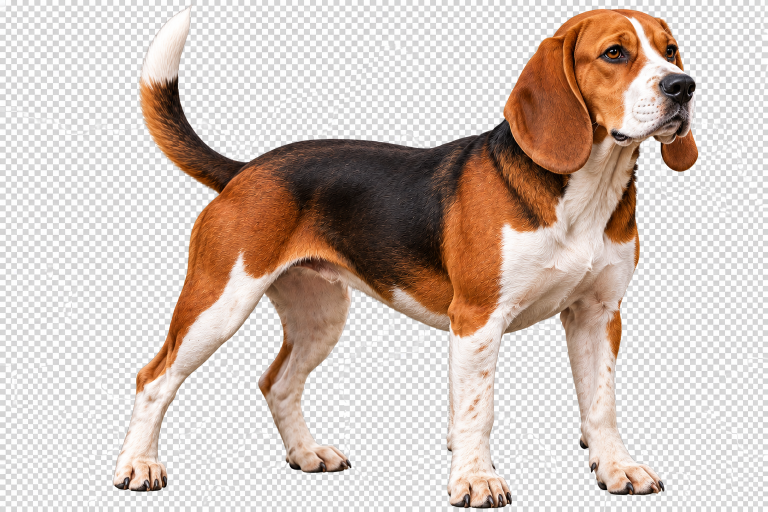
#> input picture tools/breeds/beagle_reference.png, 1536 x 1024 px (shown at 1/2 size)
$ python -i build_hound_masters.py   (imports and definitions only)
#> lines starting #> are read from the running program, lines starting #| are printed output that depends on the picture; after the words box and inside, x2 and y2 are one past the last pixel; in counts of white or black regions, pixels touching at a corner belong together
# Build the Beagle, Redbone Coonhound, Black and Tan Coonhound and American Bully master stacks (m1/m2/m3) from the
# reference pictures, in the same channel layout the coat engine uses for every other body, and write them straight to
# assets/masters/*.webp (lossless, content-hashed). Prints the BODIES lines to paste into index.html.
#   m1 = shading | outline ink | white-spread rank
#   m2 = region id x20 (1 body 2 head 3 muzzle 4 ears 5 eye 6 nose 7 paws 8 tail) | saddle field | tan-point field
#   m3 = alpha | facial-mask field | coat length (0 = short)
# The references are painted on a fake "transparent" checkerboard and face right; they are cut out and mirrored so the
# dog faces left like every other master. Multi-coloured references (the tri Beagle, the Black and Tan, the white-chested
# Bully) have their colour taken out of the shading, colour class by colour class, so the genetics can paint any coat on
# them; their own white, saddle and tan areas become the white-spread, saddle and tan-point fields.
# Run:  python3 tools/breeds/build_hound_masters.py     (pillow, numpy, scipy)
import os,io,re,hashlib,zlib
from PIL import Image,ImageDraw
import numpy as np
from scipy import ndimage as ndi
HERE=os.path.dirname(os.path.abspath(__file__));ROOT=os.path.join(HERE,'..','..');OUT=os.path.join(ROOT,'assets','masters')
# [1 line not run here, left out]
W,H=1536,1024
yy,xx=np.mgrid[0:H,0:W]
def ss(a,b,x):t=np.clip((x-a)/(b-a),0,1);return t*t*(3-2*t)
def poly(pts):
    im=Image.new('L',(W,H),0);ImageDraw.Draw(im).polygon(pts,fill=255);return np.array(im)>0
def ell(cx,cy,rx,ry):return ((xx-cx)/rx)**2+((yy-cy)/ry)**2<=1
def rect(x0,y0,x1,y1):return (xx>=x0)&(xx<=x1)&(yy>=y0)&(yy<=y1)
# [4 lines left out: function ref_shading, not called in this run]

def cutout(path):
#> called with path = 'beagle_reference.png'
    src=np.array(Image.open(path).convert('RGB').transpose(Image.FLIP_LEFT_RIGHT)).astype(np.float32)
    L=src.mean(2);chroma=src.max(2)-src.min(2);neut=chroma<9
#> after `L = src.mean(2)`:
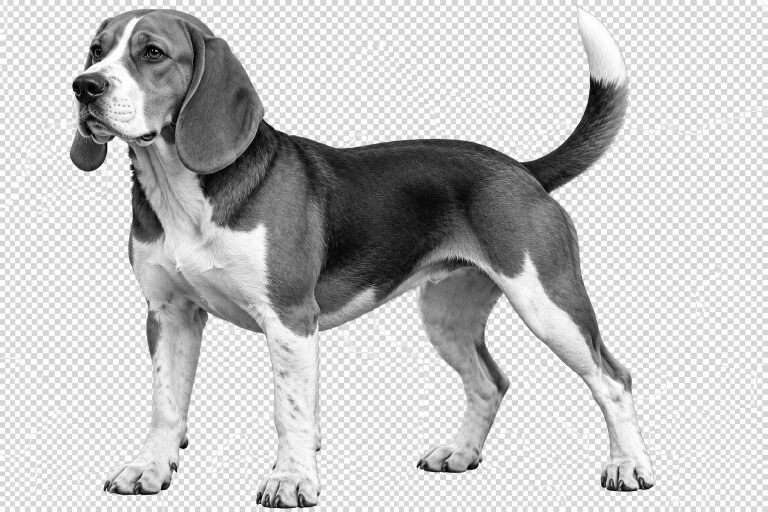
#> L: shape (1024, 1536) float32 (shown at 1/2 size); min 0, max 255, mean 196.1
#> after `chroma = src.max(2) - src.min(2)`:
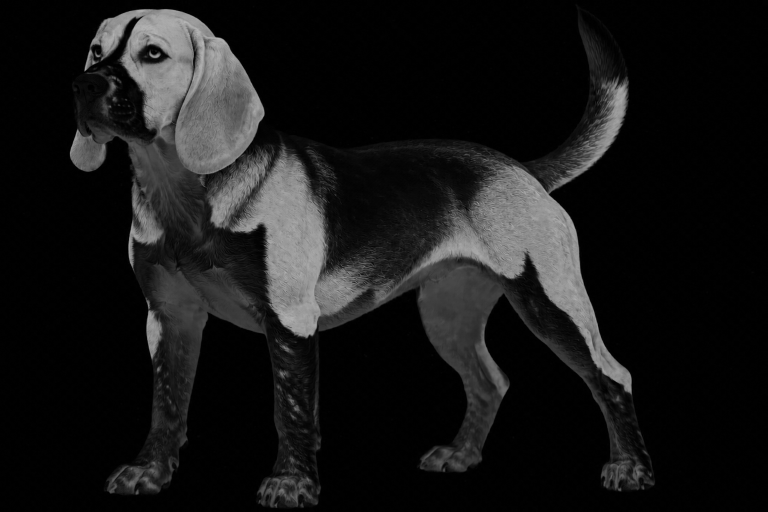
#> chroma: shape (1024, 1536) float32 (shown at 1/2 size); min 0, max 185, mean 23.4
#> after `neut = chroma < 9`:
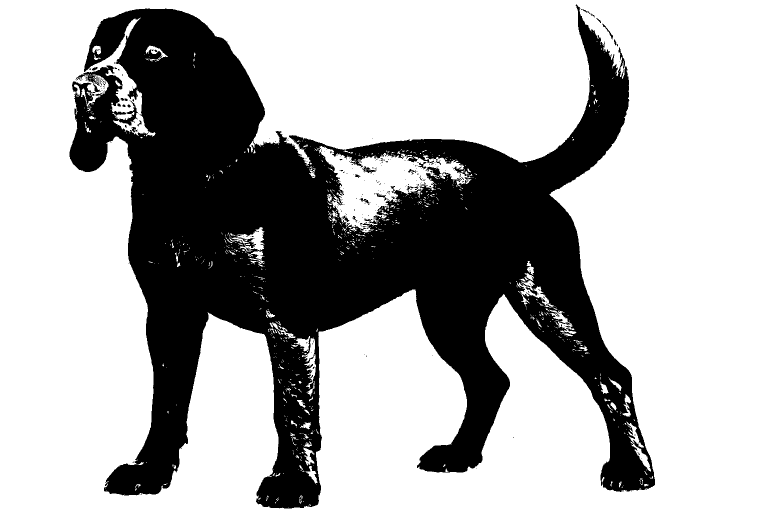
#> neut: shape (1024, 1536) bool (shown at 1/2 size); 68.2% white; 284 black regions (260 under 20 px), largest, box (x1, y1, x2, y2) and area: (139, 9, 1310, 1017) 497555, (724, 333, 753, 347) 152, (1205, 47, 1226, 79) 98
    # the checkerboard: neutral light grey (~214) and white (~253) squares, always both close together; fur never is
    grey=neut&(L>200)&(L<228);white=neut&(L>240)
#> after `grey = neut & (L > 200) & (L < 228)`:
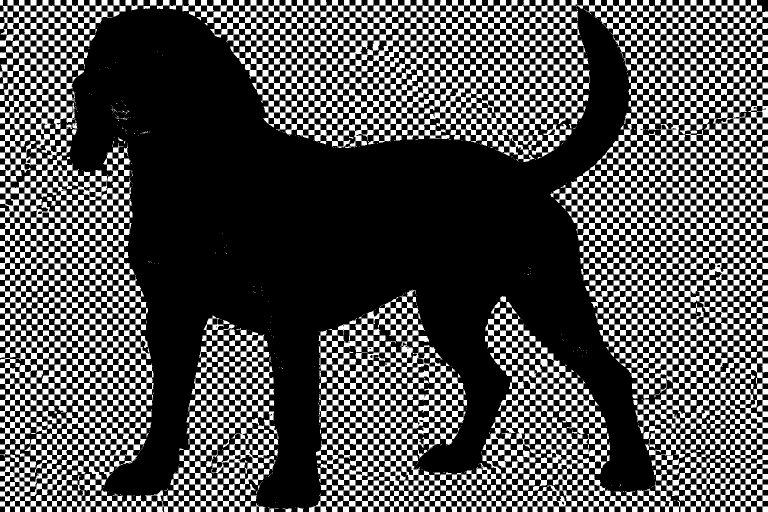
#> grey: shape (1024, 1536) bool (shown at 1/2 size); 31.2% white; 660 white regions (374 under 20 px), largest, box (x1, y1, x2, y2) and area: (797, 0, 1536, 1024) 151479, (618, 594, 1252, 1024) 81500, (0, 311, 307, 957) 71051
#> after `white = neut & (L > 240)`:
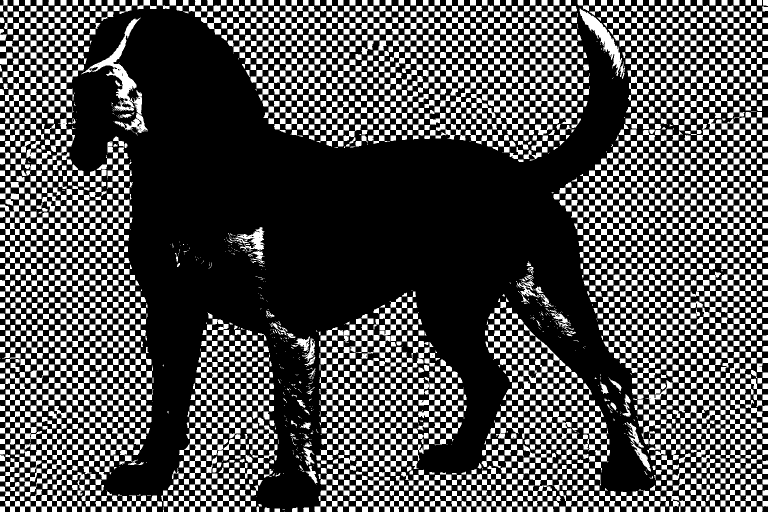
#> white: shape (1024, 1536) bool (shown at 1/2 size); 30.9% white; 3119 white regions (468 under 20 px), largest, box (x1, y1, x2, y2) and area: (162, 35, 296, 266) 5088, (1167, 375, 1262, 481) 3559, (1159, 16, 1244, 152) 2713
    gf=ndi.uniform_filter(grey.astype(np.float32),31);wf=ndi.uniform_filter(white.astype(np.float32),31)
#> after `wf = ndi.uniform_filter(white.astype(np.float32), 31)`:
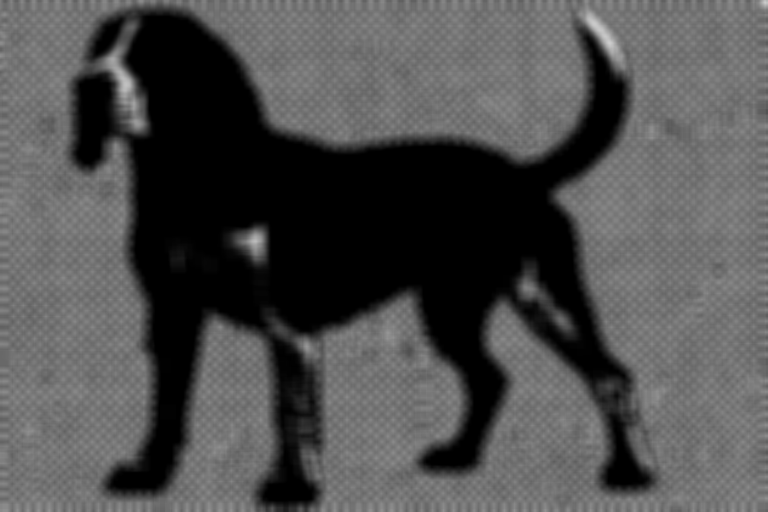
#> wf: shape (1024, 1536) float32 (shown at 1/2 size); min 0, max 0.81, mean 0.309
    bg=ndi.binary_closing(neut&(L>198)&(gf>.08)&(wf>.08),iterations=2)
#> bg: shape (1024, 1536) bool; 64.6% white; 7 black regions (1 under 20 px), largest, box (x1, y1, x2, y2) and area: (139, 17, 1311, 1018) 546589, (0, 0, 1536, 1024) 10236, (1153, 12, 1160, 21) 35, (1243, 117, 1249, 124) 24, (1237, 98, 1242, 105) 23, (1240, 108, 1245, 115) 23
    dog=ndi.binary_opening(~bg,iterations=2)
#> dog: shape (1024, 1536) bool; 34.8% white; 7 white regions (1 under 20 px), largest, box (x1, y1, x2, y2) and area: (139, 17, 1311, 1018) 546589, (1153, 12, 1160, 21) 35, (1243, 117, 1249, 124) 24, (1531, 0, 1536, 7) 23, (1237, 98, 1242, 105) 23, (1240, 108, 1245, 115) 23
    lab,n=ndi.label(dog);sz=ndi.sum(dog,lab,range(1,n+1));dog=lab==(1+np.argmax(sz))
#> after `lab, n = ndi.label(dog)`:
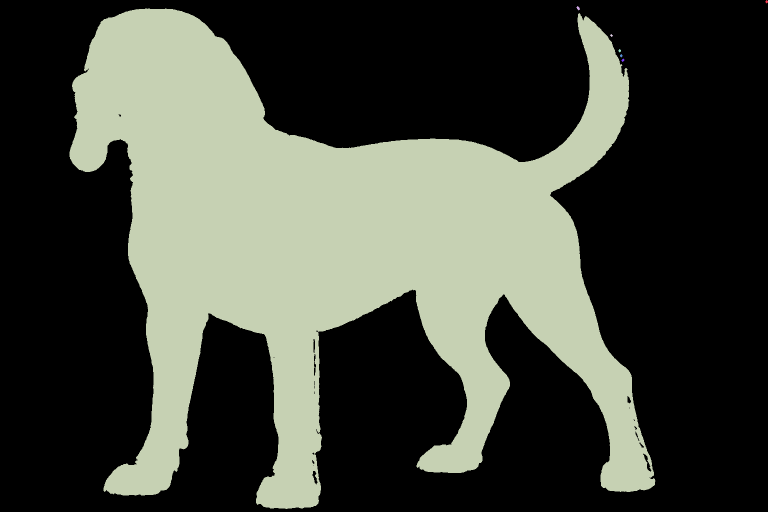
#> lab: shape (1024, 1536) int32 (shown at 1/2 size); 8 distinct labels, from 0 to 7; one colour per label, 0 black
#> after `lab, n = ndi.label(dog)`: n = 7
#> after `sz = ndi.sum(dog, lab, range(1, n + 1))`: sz = [23, 35, 546589, 18, 23, 23, 24]
#> after `dog = lab == 1 + np.argmax(sz)`: dog: shape (1024, 1536) bool; 34.8% white; 1 white region, box (x1, y1, x2, y2) and area: (139, 17, 1311, 1018) 546589
    dog=ndi.binary_opening(ndi.binary_fill_holes(dog),iterations=1)
#> dog: shape (1024, 1536) bool; 34.8% white; 1 white region, box (x1, y1, x2, y2) and area: (139, 17, 1311, 1018) 547318
    return src,dog

# ---- per-breed layout, in mirrored (facing-left) pixel coordinates ----
HOUND_TAN=lambda c:[ell(*c['brows'][0],14,9),ell(*c['brows'][1],17,10),ell(*c['chest'],60,80)]
CFG={
 'beagle_stack_v1':dict(ref='beagle_reference.png',shade_ref='walker_stack_v1',
   neck=[[530,250],[270,330]],head_y=380,head_x=560,
   muzzle=[(150,130),(250,120),(300,160),(312,240),(300,290),(200,285),(150,250),(140,190)],
   nose=(180,172,36,26),eyes=[(192,103,9,7),(310,110,16,9)],brows=[(205,78),(318,82)],chest=(330,470),
   ears=[[(170,160),(215,190),(218,300),(190,342),(150,342),(138,300),(150,220)],
         [(360,60),(420,55),(490,110),(528,200),(522,290),(470,340),(400,352),(355,320),(350,240),(370,160)]],
   paws=[(205,905,350,995),(505,940,645,1018),(828,880,965,948),(1195,905,1312,990)],
   tail=[[1040,318],[1100,388]],tail_pick=(1180,150),tail_y=400,legs_y=(700,830),
   own_white=True,own_saddle=True,own_tan=False),
 'redbone_stack_v1':dict(ref='redbone_reference.png',shade_ref='walker_stack_v1',
   neck=[[560,275],[315,430]],head_y=440,head_x=590,
   muzzle=[(190,95),(260,85),(302,140),(332,232),(290,248),(230,202),(195,160)],
   nose=(222,118,33,25),eyes=[(245,70,8,7),(340,72,14,9)],brows=[(262,42),(330,45)],chest=(400,520),
   ears=[[(200,190),(252,215),(272,262),(242,332),(210,367),(172,352),(178,270)],
         [(380,70),(440,70),(492,140),(522,230),(502,320),(452,377),(400,372),(378,300),(373,180)]],
   paws=[(222,925,385,995),(475,945,605,1018),(850,900,980,962),(1190,920,1305,992)],
   tail=[[1030,335],[1085,400]],tail_pick=(1260,150),tail_y=410,legs_y=(760,880),
   own_white=False,own_saddle=False,own_tan=False),
 'bnt_stack_v1':dict(ref='black_and_tan_reference.png',shade_ref='walker_stack_v1',
   neck=[[565,280],[315,440]],head_y=450,head_x=595,
   muzzle=[(185,95),(255,85),(302,140),(332,237),(290,252),(225,207),(190,160)],
   nose=(215,118,33,25),eyes=[(240,72,8,7),(338,72,14,9)],brows=[(265,42),(322,44)],chest=(460,540),
   ears=[[(200,215),(262,230),(272,292),(252,362),(210,392),(162,372),(168,290)],
         [(380,70),(440,70),(502,140),(527,230),(512,320),(462,377),(400,372),(378,300),(373,180)]],
   paws=[(225,925,385,995),(475,945,610,1018),(855,900,980,962),(1190,920,1305,992)],
   tail=[[1040,340],[1090,402]],tail_pick=(1290,160),tail_y=415,legs_y=(760,880),
   own_white=False,own_saddle=False,own_tan=True),
 'bully_stack_v1':dict(ref='american_bully_reference.png',shade_ref='apbt_stack_v1',
   neck=[[640,290],[300,395]],head_y=400,head_x=660,
   muzzle=[(190,180),(252,172),(302,210),(312,300),(292,348),(230,352),(195,300),(184,240)],
   nose=(232,212,34,26),eyes=[(222,165,9,8),(352,168,15,10)],brows=[(232,140),(350,142)],chest=(420,540),
   ears=[[(270,52),(292,5),(312,18),(308,72)],
         [(405,52),(420,5),(462,15),(522,72),(547,122),(537,192),(502,162),(462,112)]],
   paws=[(190,905,380,995),(585,915,740,1020),(810,880,965,945),(1180,895,1315,965)],
   tail=[[1092,396],[1108,436]],tail_pick=(1280,590),tail_y=640,legs_y=(800,900),
   # the Bully's tail hangs down over its thigh, so it is outlined by hand rather than cut off at the root
   tail_poly=[(1092,392),(1150,424),(1190,470),(1230,528),(1275,568),(1320,594),(1338,606),(1300,619),(1250,613),(1214,596),(1193,561),(1173,522),(1148,482),(1118,446),(1094,420)],
   own_white=True,own_saddle=False,own_tan=False),
}
RIGS={}
# [113 lines left out: function build, not called in this run]
# [1 line not run here, left out]

>>> result = cutout('beagle_reference.png')
